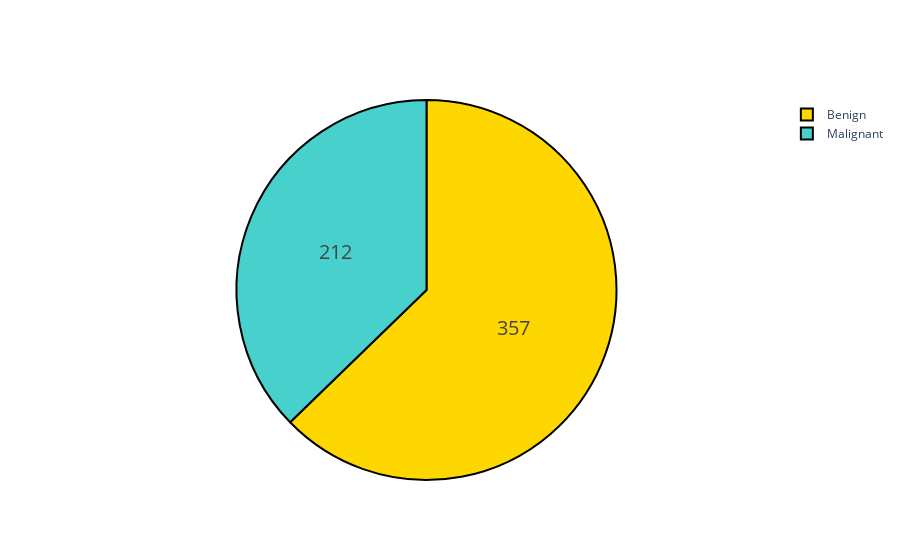

The notebook cell saved with this chart:
### Markdown cell above
# Target Distribution

### Code cell
fig = go.Figure(data=[go.Pie(labels=['Benign','Malignant'], values=df['diagnosis'].value_counts(), textinfo='label+percent')])
fig.update_traces(hoverinfo='label+percent', textinfo='value', textfont_size=20,
                  marker=dict(colors=['gold', 'mediumturquoise'], line=dict(color='#000000', width=2)))
fig.show()

### Figure 1 — Plotly figure (JSON) as saved in the notebook; plotly's stock layout.template omitted (floating-point values rounded to 4 significant figures)
{"data": [{"hoverinfo": "label+percent", "labels": ["Benign", "Malignant"], "marker": {"colors": ["gold", "mediumturquoise"], "line": {"color": "#000000", "width": 2}}, "textfont": {"size": 20}, "textinfo": "value", "type": "pie", "values": [357, 212]}], "layout": {}}
